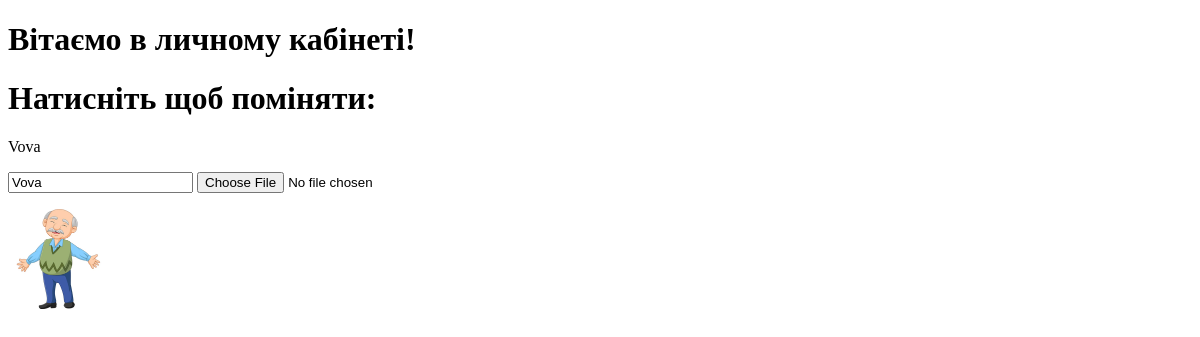
The app's page /home/account/ (signed in), older data.
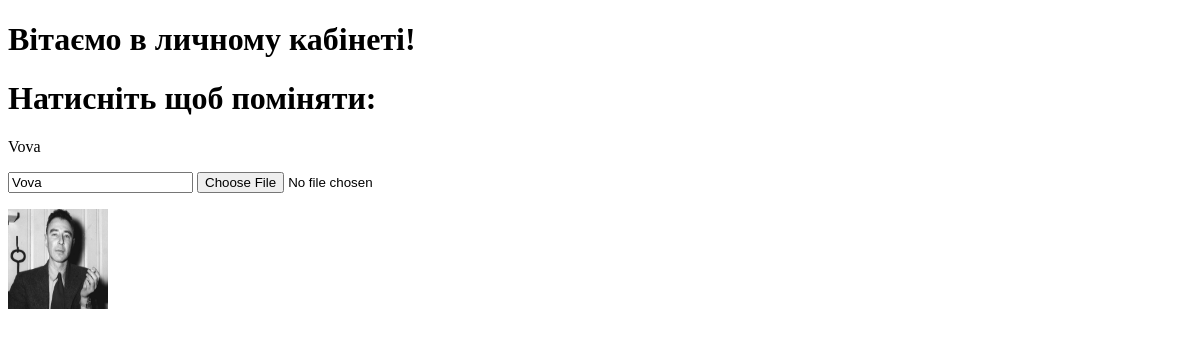
The same page, newer data.
### RegLog/models.py (models this page shows)
class CustomUser(AbstractUser):
    picture = models.ImageField('Аватарка', upload_to='profile_pictures')
    objects = CustomUserManager()

### home/views.py (the view)
# urls.py: path('account/', views.AccountPage, name='account'),
def AccountPage(request):
    return render(request, 'home/AccountHTML.html')

### home/templates/home/AccountHTML.html (shortened to what this page needs)
{% load static %}
<!DOCTYPE html>
<html lang="en">
<head>
    <link rel="stylesheet" href="{% static 'home/css/AccountCSS.css' %}">
</head>
<body>
    <h1>Вітаємо в личному кабінеті!</h1>
    <h1>Натисніть щоб поміняти:</h1>
    <form action="{% url 'change-name' %}" method="POST" enctype="multipart/form-data">
        <p>{{ user.username }}</p>
        <input type="text" placeholder="Змінити імя" name="new_name" value="{{ user.username }}">
        <input type="file" placeholder="Змінити картинку профілю" name="new_picture" value="{{ user.picture.url }}">
        <img src="{{ user.picture.url }}" class="profile_picture">
    </form>
</body>
</html>

Row changes from the older to the newer data that the page shows:
changed CustomUser "Vova": picture: a different picture
